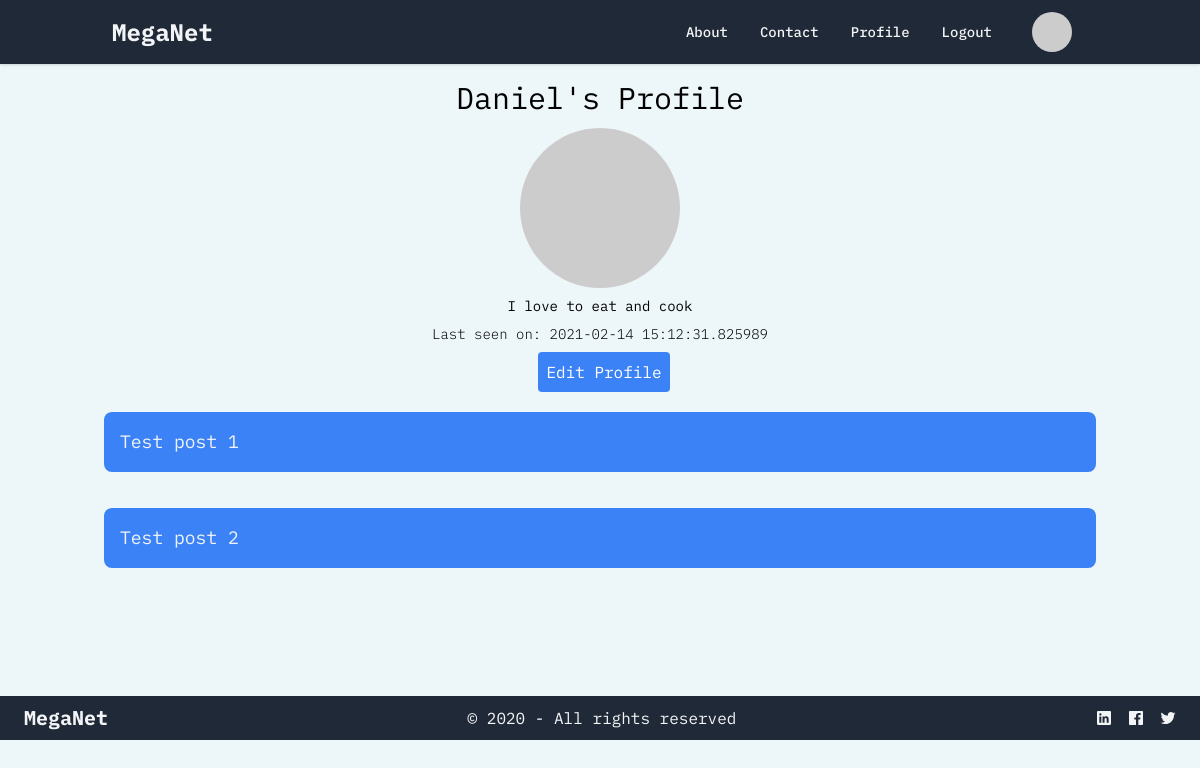
Page /user/Daniel (signed in) on the earlier database version.
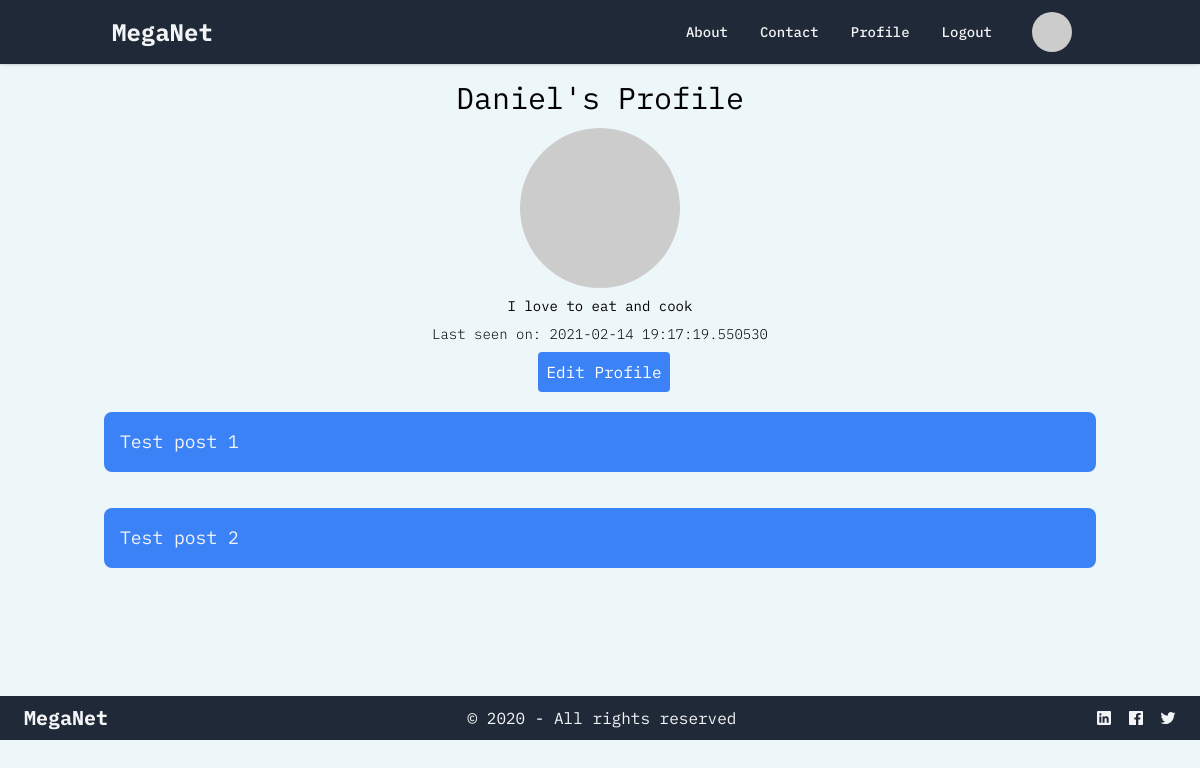
Same page on the later database version.
### app/models.py (models this page shows, shortened)
class User(UserMixin, db.Model):
    id = db.Column(db.Integer, primary_key=True)
    username = db.Column(db.String(64), index=True, unique=True)
    email = db.Column(db.String(120), index=True, unique=True)
    password_hash = db.Column(db.String(128))
    posts = db.relationship("Post", backref="author", lazy="dynamic")
    about_me = db.Column(db.String(140))
    last_seen = db.Column(db.DateTime, default=datetime.utcnow)
    def avatar(self, size):
        digest = md5(self.email.lower().encode('utf-8')).hexdigest()
        return f'https://www.gravatar.com/avatar/{digest}?d=identicon&s={size}'

### app/routes.py (the view)
@app.route("/user/<username>")
@login_required
def user(username):
    user = User.query.filter_by(username=username).first_or_404()
    posts = [
        {"author": user, "body": "Test post 1"},
        {"author": user, "body": "Test post 2"}
    ]
    return render_template("user.html", title="Profile", user=user, posts=posts)

### app/models.py (called while the page is built)
@login.user_loader
def load_user(id):
    return User.query.get(int(id))

### app/routes.py (called while the page is built)
@app.before_request
def before_request():
    if current_user.is_authenticated:
        current_user.last_seen = datetime.utcnow()
        db.session.commit()

### app/templates/user.html
{% extends "base.html" %} {% block content %}
<div class="flex flex-col items-center justify-center ">
  <h1 class="text-3xl text-center">{{ user.username }}'s Profile</h1>
  <img
    class="object-cover object-center w-40 mt-3 rounded-full"
    src="{{ user.avatar(150)}}"
  />
  <div class="flex flex-col items-center justify-center mt-2">
    {% if user.about_me %}
     <p class="mb-2 text-sm">{{user.about_me}}</p>
    {% endif %}
   {% if user.last_seen %}
   <p class="mb-2 text-sm font-light">Last seen on: {{user.last_seen}}</p>
    {% endif %}
    {% if user == current_user %}
      <p class="p-2 ml-2 text-white bg-blue-500 rounded "><a href="{{ url_for('edit_profile') }}">Edit Profile</a></p>
    {% endif %}
  </div>
</div>
{% include "_post.html" %}
{% endblock %}

### app/templates/base.html (shortened to what this page needs)
<!DOCTYPE html>
<html lang="en">
  <head>
    <link
      href="https://unpkg.com/tailwindcss@^2/dist/tailwind.min.css"
      rel="stylesheet"
    />
  </head>
  <body>
    <nav class="bg-gray-800 shadow dark:bg-gray-800">
      <div
        class="container px-6 py-3 mx-auto md:flex md:justify-between md:items-center"
      >
        <div class="flex items-center justify-between">
          <div>
            <a
              class="text-xl font-bold text-gray-100 dark:text-white md:text-2xl hover:text-indigo-500 dark:hover:text-gray-300"
              href="/"
              >MegaNet</a
            >
          </div>
        </div>
        <div class="items-center md:flex">
          <div class="flex flex-col md:flex-row md:mx-6">
            <a
              class="my-1 text-sm font-medium text-gray-100 dark:text-gray-200 hover:text-indigo-500 dark:hover:text-indigo-400 md:mx-4 md:my-0"
              href=""
              >About</a
            >
            <a
              class="my-1 text-sm font-medium text-gray-100 dark:text-gray-200 hover:text-indigo-500 dark:hover:text-indigo-400 md:mx-4 md:my-0"
              href=""
              >Contact</a
            >
            {% if current_user.is_anonymous %}
            <a
              class="my-1 text-sm font-medium text-gray-100 dark:text-gray-200 hover:text-indigo-500 dark:hover:text-indigo-400 md:mx-4 md:my-0"
              href="{{url_for('login')}}"
              >Login</a
            >
            {% else %}
            <a
              class="my-1 text-sm font-medium text-gray-100 dark:text-gray-200 hover:text-indigo-500 dark:hover:text-indigo-400 md:mx-4 md:my-0"
              href="{{ url_for('user', username=current_user.username) }}"
              >Profile</a
            >
            <a
              class="my-1 text-sm font-medium text-gray-100 dark:text-gray-200 hover:text-indigo-500 dark:hover:text-indigo-400 md:mx-4 md:my-0"
              href="{{url_for('logout')}}"
              >Logout</a
            >
            {% endif %}
          </div>
          <div class="flex items-center justify-center md:block">
            {% if current_user.avatar %}
            <a
              class="relative text-gray-100 dark:text-gray-200 hover:text-gray-600 dark:hover:text-gray-300"
              href="#"
            >
            <img class="object-cover object-center w-10 mr-4 rounded-full" src="{{ current_user.avatar(120)}}" />
            </a>
            {% endif %}
          </div>
        </div>
      </div>
    </nav>
    <div class="container px-4 py-4 mx-auto">
       {% block content %} {% endblock %}
    </div>
    <footer class="w-full bg-gray-800 dark:bg-gray-800">
      <div
        class="flex flex-col items-center justify-between px-6 py-2 mt-24 sm:flex-row"
      >
        <a
          href="#"
          class="text-xl font-bold text-gray-100 dark:text-white hover:text-gray-200 dark:hover:text-gray-100"
          >MegaNet</a
        >
        <p class="py-2 text-gray-100 dark:text-white sm:py-0">
          &copy; 2020 - All rights reserved
        </p>
        <div class="flex -mx-2">
          <a
            href="#"
            class="mx-2 text-gray-100 dark:text-white hover:text-gray-600 dark:hover:text-gray-300"
            aria-label="Linkden"
          >
          </a>
          <a
            href="#"
            class="mx-2 text-gray-100 dark:text-white hover:text-gray-600 dark:hover:text-gray-300"
            aria-label="Facebook"
          >
          </a>
          <a
            href="#"
            class="mx-2 text-gray-100 dark:text-white hover:text-gray-600 dark:hover:text-gray-300"
            aria-label="Twitter"
          >
          </a>
        </div>
      </div>
    </footer>
  </body>
</html>

### app/templates/_post.html
<div class="flex flex-col">
    {% for post in posts %}
    <p class="p-4 mt-5 mb-4 text-lg text-gray-100 bg-blue-500 rounded-lg">
      {{post.body}}
    </p>
    {% endfor %}
  </div>

### app/templates/base.html (style rules this page uses)
body { font-family: "IBM Plex Mono", monospace; background-color: #edf6f9; }

Differences in the rows shown:
changed User "Daniel": last_seen "2021-02-14 15:12:31.825989" → "2021-02-14 19:17:19.550530"
